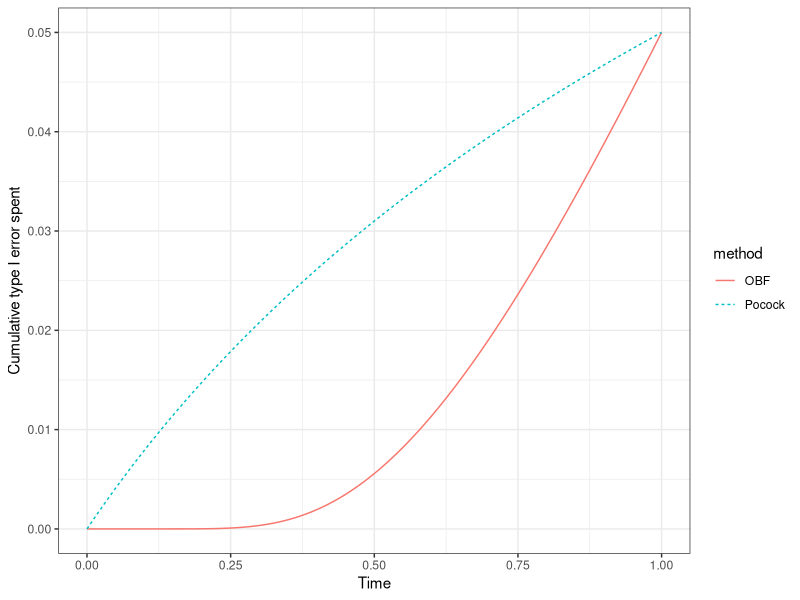

Generate this figure with R:
## ---- chunk 1
library(tidyverse)

t_vals <- seq(0, 1, 0.01)
a1 <- 2 - 2*pnorm(qnorm(0.975)/sqrt(t_vals))

a2 <- 0.05*log(1 + (exp(1) - 1)*t_vals)

data.frame(time = rep(t_vals, 2), 
           alpha = c(a1, a2),
           method = rep(c("OBF", "Pocock"), each=length(t_vals))) |>
  ggplot(aes(x = time, y = alpha, color = method, lty=method)) +
  geom_line() +
  theme_bw() +
  labs(x = "Time", y = "Cumulative type I error spent")
